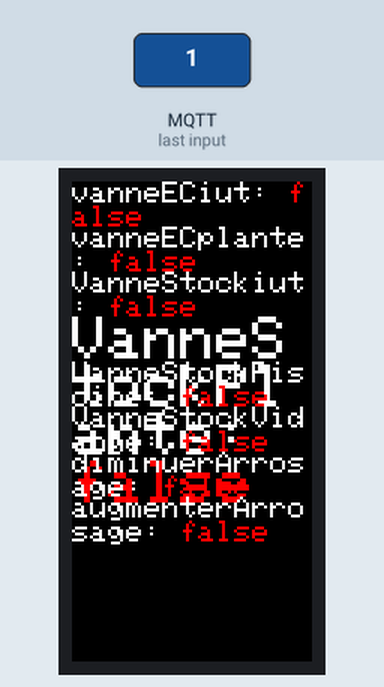
A sketch run on a simulated ESP32. Shown: 80×160 colour display. The test bench sets the inputs (shaded band). WiFi joins after 1.5 s; servers stay silent unless stated; no MQTT or app messages arrive unless stated; what the sketch prints to the serial monitor is not drawn.

3.0 s: MQTT message "1" arrives on the first subscribed topic
Above: at 4.2 s.
4.5 s: MQTT message "on" arrives on the first subscribed topic
6.0 s: MQTT message "off" arrives on the first subscribed topic
Timing chart, 0 to 9.0 s (numbered marks = the images above; inputs shaded):
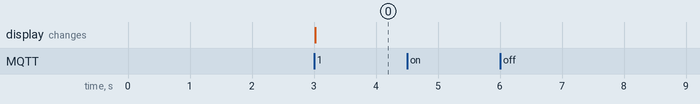

Measured:
- after the input at 3.0 s, the display: changes at once (image 0)
- after the input at 4.5 s, every drawn part: stays the same
- after the input at 6.0 s, every drawn part: stays the same

The sketch:

Subscriber.ino
```cpp
//#include <ESP8266WiFi.h>

#include <Adafruit_BMP280.h>
//#include <M5Stack.h>
#include <M5StickC.h>
#include <Wire.h>
#include "SHT3X.h"

#include "Adafruit_Sensor.h"

#include <WiFi.h>
#include <ArduinoJson.h>


#include "Timer.h"
#include "PubSubClient.h" // Se connecter et publier sur le broker MQTT

//SSID et le mot de passe du WiFi
const char* ssid = "LPiOTIA";
const char* password = "";

//MQTT
const char* mqtt_server = "192.168.143.73"; // IP du brocker MQTT
const char* controlleur_topic = "/home/controller";
// MQTT username
const char* clientID = "controlSub"; // MQTT client ID
// Initialise les objets WiFi et Client MQTTobjects
WiFiClient wifiClient;
// 1883 est le port d'écoute du Broker
PubSubClient client(mqtt_server, 1883, wifiClient);


    void callback(char* topic, byte *payload, unsigned int length)
    { Serial.println("-------Nouveau message du broker mqtt-----");
    Serial.print("Canal:");
    Serial.println(topic);
    Serial.print("Donnee:");
    Serial.write(payload, length);
    M5.Lcd.fillScreen(BLACK); // Efface l'écran

    // Analyse le message JSON
    StaticJsonDocument<200> doc;
    deserializeJson(doc, payload, length);

    // Vérifie la valeur de "vanneECiut" et met à jour l'affichage
    bool vanneECiut = doc["vanneECiut"];
    M5.Lcd.setCursor(0, 0);
    M5.Lcd.setTextSize(1);
    M5.Lcd.setTextColor(WHITE);
    M5.Lcd.print("vanneECiut: ");
    M5.Lcd.setTextColor(vanneECiut ? GREEN : RED);
    M5.Lcd.println(vanneECiut ? "true" : "false");

    // Vérifie la valeur de "vanneECiut" et met à jour l'affichage
    bool vanneECplante = doc["vanneECplante"];
    M5.Lcd.setCursor(0, 15);
    M5.Lcd.setTextSize(1);
    M5.Lcd.setTextColor(WHITE);
    M5.Lcd.print("vanneECplante: ");
    M5.Lcd.setTextColor(vanneECplante ? GREEN : RED);
    M5.Lcd.println(vanneECplante ? "true" : "false");

     // Vérifie la valeur de "vanneECiut" et met à jour l'affichage
    bool VanneStockiut = doc["VanneStockiut"];
    M5.Lcd.setCursor(0, 30);
    M5.Lcd.setTextSize(1);
    M5.Lcd.setTextColor(WHITE);
    M5.Lcd.print("VanneStockiut: ");
    M5.Lcd.setTextColor(VanneStockiut ? GREEN : RED);
    M5.Lcd.println(VanneStockiut ? "true" : "false");


     // Vérifie la valeur de "vanneECiut" et met à jour l'affichage
    bool VanneStockPlante = doc["VanneStockPlante"];
    M5.Lcd.setCursor(0, 45);
    M5.Lcd.setTextSize(2);
    M5.Lcd.setTextColor(WHITE);
    M5.Lcd.print("VanneStockPlante: ");
    M5.Lcd.setTextColor(VanneStockPlante ? GREEN : RED);
    M5.Lcd.println(VanneStockPlante ? "true" : "false");


     // Check the value of "VanneStockPiscine" and update the display accordingly
    bool VanneStockPiscine = doc["VanneStockPiscine"];
    M5.Lcd.setCursor(0, 60);
    M5.Lcd.setTextSize(1);
    M5.Lcd.setTextColor(WHITE);
    M5.Lcd.print("VanneStockPiscine: ");
    M5.Lcd.setTextColor(VanneStockPiscine ? GREEN : RED);
    M5.Lcd.println(VanneStockPiscine ? "true" : "false");


     // Vérifie la valeur de "vanneECiut" et met à jour l'affichage
    bool VanneStockVidange = doc["VanneStockVidange"];
    M5.Lcd.setCursor(0, 75);
    M5.Lcd.setTextSize(1);
    M5.Lcd.setTextColor(WHITE);
    M5.Lcd.print("VanneStockVidange: ");
    M5.Lcd.setTextColor(VanneStockVidange ? GREEN : RED);
    M5.Lcd.println(VanneStockVidange ? "true" : "false");

     // Vérifie la valeur de "vanneECiut" et met à jour l'affichage
    bool diminuerArrosage = doc["diminuerArrosage"];
    M5.Lcd.setCursor(0, 90);
    M5.Lcd.setTextSize(1);
    M5.Lcd.setTextColor(WHITE);
    M5.Lcd.print("diminuerArrosage: ");
    M5.Lcd.setTextColor(diminuerArrosage ? GREEN : RED);
    M5.Lcd.println(diminuerArrosage ? "true" : "false");


     // Vérifie la valeur de "vanneECiut" et met à jour l'affichage
    bool augmenterArrosage = doc["augmenterArrosage"];
    M5.Lcd.setCursor(0, 105);
    M5.Lcd.setTextSize(1);
    M5.Lcd.setTextColor(WHITE);
    M5.Lcd.print("augmenterArrosage: ");
    M5.Lcd.setTextColor(augmenterArrosage ? GREEN : RED);
    M5.Lcd.println(augmenterArrosage ? "true" : "false");
    }

void setup() {
    M5.begin();
     M5.Lcd.fillScreen(BLACK); // Efface l'écran
    Serial.begin(115200);
    Serial.println("Starting connecting WiFi.");
    delay(10);
    WiFi.begin(ssid, password);
    while (WiFi.status() != WL_CONNECTED) {
    delay(500);
    Serial.print(".");
    }
    Serial.println("WiFi connected");
    Serial.println("IP address: ");
    Serial.println(WiFi.localIP());

    Serial.println(controlleur_topic);

    client.setCallback(callback);

    if (client.connect(clientID)) {
      Serial.println("Connected to MQTT Broker!");
      client.subscribe(controlleur_topic);
    } else {
      Serial.println("Connection to MQTT Broker failed...");
    }

}


 void loop() {

  client.loop();
  //delay(5000);


}
```
